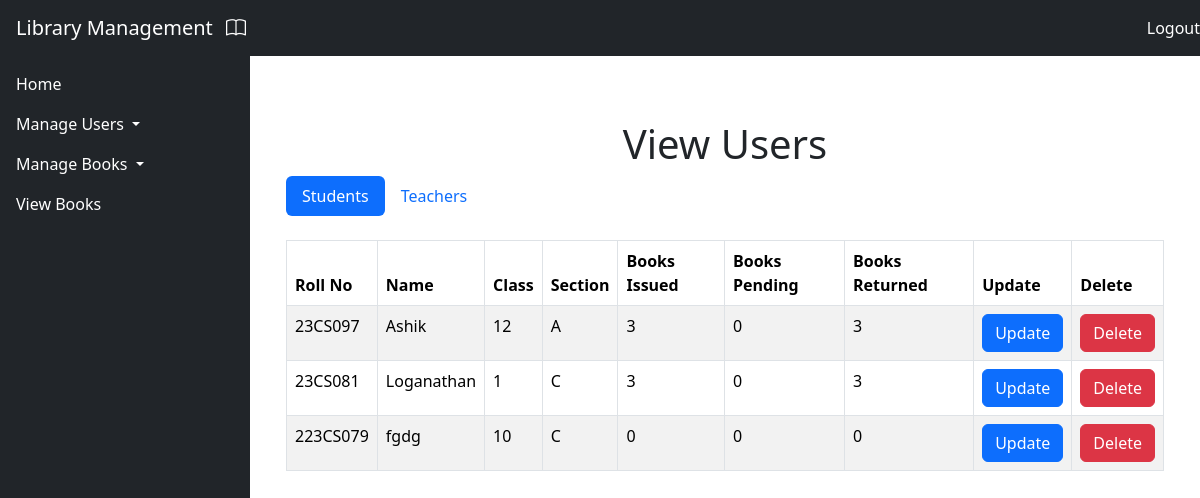
Page /view_users/ on the committed database.
### Library/models.py (models this page shows, shortened)
class Students(models.Model):
    name = models.CharField(max_length=100)
    roll_no = models.CharField(max_length=10)
    class_id = models.CharField(max_length=10)
    section =  models.CharField(max_length=10)
    books_issued = models.IntegerField(default=0)
    books_returned = models.IntegerField(default=0)
    books_pending = models.IntegerField(default=0)

### Library/views.py (the view)
# urls.py: path('view_users/', viewUsers, name='view_users'),
def viewUsers(request):
    students = Students.objects.all()
    teachers = Teacher.objects.all()
    return render(request, 'viewusers.html', {'students': students, 'teachers': teachers})

### Library/templates/viewusers.html (shortened to what this page needs)
{% extends 'base.html' %}
{% block content %}
    <div class="container mt-5">
        <h1 class="text-center">View Users</h1>
        <ul class="nav nav-pills" id="userTabs" role="tablist">
            <li class="nav-item" role="presentation">
                <a class="nav-link active" id="student-tab" data-bs-toggle="pill" href="#studentFields" role="tab" aria-controls="studentFields" aria-selected="true">Students</a>
            </li>
            <li class="nav-item" role="presentation">
                <a class="nav-link" id="teacher-tab" data-bs-toggle="pill" href="#teacherFields" role="tab" aria-controls="teacherFields" aria-selected="false">Teachers</a>
            </li>
        </ul>
        <div class="tab-content mt-4" id="userTabsContent">
            <div class="tab-pane fade show active" id="studentFields" role="tabpanel" aria-labelledby="student-tab">
                <table class="table table-bordered table-striped">
                    <thead>
                        <tr>
                            <th>Roll No</th>
                            <th>Name</th>
                            <th>Class</th>
                            <th>Section</th>
                            <th>Books Issued</th>
                            <th>Books Pending</th>
                            <th>Books Returned</th>
                            <th>Update</th>
                            <th>Delete</th>
                        </tr>
                    </thead>
                    <tbody>
                        {% for user in students %}
                        <tr>
                            <td>{{ user.roll_no }}</td>
                            <td>{{ user.name }}</td>
                            <td>{{ user.class_id }}</td>
                            <td>{{ user.section }}</td>
                            <td>{{ user.books_issued }}</td>
                            <td>{{ user.books_pending }}</td>
                            <td>{{ user.books_returned }}</td>
                            <td><button class="btn btn-primary" data-bs-toggle="modal" data-bs-target="#editUserModal{{ user.id }}">Update</button></td>
                            <td><a href="{% url 'delete_user' 'student' user.id %}" class="btn btn-danger">Delete</a></td>
                        </tr>
                        {% empty %}
                        <tr>
                            <td colspan="5">No users found.</td>
                        </tr>
                        {% endfor %}
                    </tbody>
                </table>
            </div>
        </div>
    </div>
{% endblock %}

### rows in the picture
Students: roll_no "23CS097", name "Ashik", class_id "12", section "A", books_issued "3", books_pending "0", books_returned "3"
Students: roll_no "23CS081", name "Loganathan", class_id "1", section "C", books_issued "3", books_pending "0", books_returned "3"
Students: roll_no "223CS079", name "fgdg", class_id "10", section "C", books_issued "0", books_pending "0", books_returned "0"
